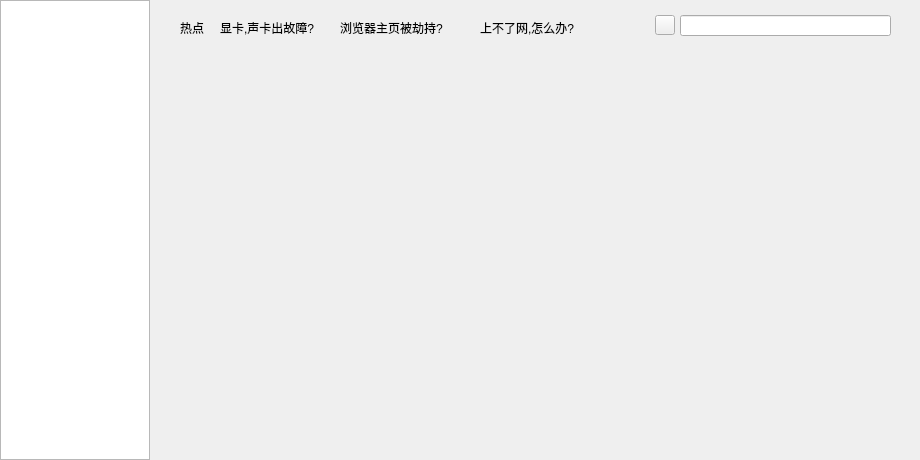
<?xml version="1.0" encoding="UTF-8"?>
<ui version="4.0">
 <class>FuctionsWidget</class>
 <widget class="QWidget" name="FuctionsWidget">
  <property name="geometry">
   <rect>
    <x>0</x>
    <y>0</y>
    <width>920</width>
    <height>460</height>
   </rect>
  </property>
  <property name="windowTitle">
   <string>Form</string>
  </property>
  <widget class="QWidget" name="main" native="true">
   <property name="geometry">
    <rect>
     <x>0</x>
     <y>0</y>
     <width>920</width>
     <height>460</height>
    </rect>
   </property>
   <widget class="QListWidget" name="listWidget">
    <property name="geometry">
     <rect>
      <x>0</x>
      <y>0</y>
      <width>150</width>
      <height>460</height>
     </rect>
    </property>
   </widget>
   <widget class="QWidget" name="right" native="true">
    <property name="geometry">
     <rect>
      <x>150</x>
      <y>0</y>
      <width>771</width>
      <height>461</height>
     </rect>
    </property>
    <widget class="QWidget" name="scrollview" native="true">
     <property name="geometry">
      <rect>
       <x>0</x>
       <y>60</y>
       <width>771</width>
       <height>401</height>
      </rect>
     </property>
    </widget>
    <widget class="QWidget" name="widget" native="true">
     <property name="geometry">
      <rect>
       <x>0</x>
       <y>0</y>
       <width>771</width>
       <height>61</height>
      </rect>
     </property>
     <widget class="QLabel" name="redian">
      <property name="geometry">
       <rect>
        <x>30</x>
        <y>20</y>
        <width>31</width>
        <height>16</height>
       </rect>
      </property>
      <property name="text">
       <string>热点</string>
      </property>
     </widget>
     <widget class="QLabel" name="question1">
      <property name="geometry">
       <rect>
        <x>70</x>
        <y>20</y>
        <width>101</width>
        <height>16</height>
       </rect>
      </property>
      <property name="text">
       <string>显卡,声卡出故障?</string>
      </property>
     </widget>
     <widget class="QWidget" name="line" native="true">
      <property name="geometry">
       <rect>
        <x>180</x>
        <y>15</y>
        <width>1</width>
        <height>30</height>
       </rect>
      </property>
     </widget>
     <widget class="QWidget" name="line_2" native="true">
      <property name="geometry">
       <rect>
        <x>320</x>
        <y>15</y>
        <width>1</width>
        <height>30</height>
       </rect>
      </property>
     </widget>
     <widget class="QLabel" name="label">
      <property name="geometry">
       <rect>
        <x>190</x>
        <y>20</y>
        <width>111</width>
        <height>16</height>
       </rect>
      </property>
      <property name="text">
       <string>浏览器主页被劫持?</string>
      </property>
     </widget>
     <widget class="QLabel" name="label_2">
      <property name="geometry">
       <rect>
        <x>330</x>
        <y>20</y>
        <width>121</width>
        <height>16</height>
       </rect>
      </property>
      <property name="text">
       <string>上不了网,怎么办?</string>
      </property>
     </widget>
     <widget class="QWidget" name="search" native="true">
      <property name="geometry">
       <rect>
        <x>500</x>
        <y>10</y>
        <width>251</width>
        <height>31</height>
       </rect>
      </property>
      <widget class="QLineEdit" name="lineEdit">
       <property name="geometry">
        <rect>
         <x>30</x>
         <y>5</y>
         <width>211</width>
         <height>21</height>
        </rect>
       </property>
      </widget>
      <widget class="QPushButton" name="searchIcon">
       <property name="geometry">
        <rect>
         <x>5</x>
         <y>5</y>
         <width>20</width>
         <height>20</height>
        </rect>
       </property>
       <property name="text">
        <string/>
       </property>
      </widget>
     </widget>
    </widget>
   </widget>
   <widget class="QWidget" name="listWidgetBackGround" native="true">
    <property name="geometry">
     <rect>
      <x>0</x>
      <y>0</y>
      <width>150</width>
      <height>460</height>
     </rect>
    </property>
   </widget>
   <zorder>listWidgetBackGround</zorder>
   <zorder>listWidget</zorder>
   <zorder>right</zorder>
  </widget>
  <widget class="QWidget" name="background" native="true">
   <property name="geometry">
    <rect>
     <x>0</x>
     <y>0</y>
     <width>920</width>
     <height>460</height>
    </rect>
   </property>
  </widget>
  <zorder>background</zorder>
  <zorder>main</zorder>
 </widget>
 <resources/>
 <connections/>
</ui>
